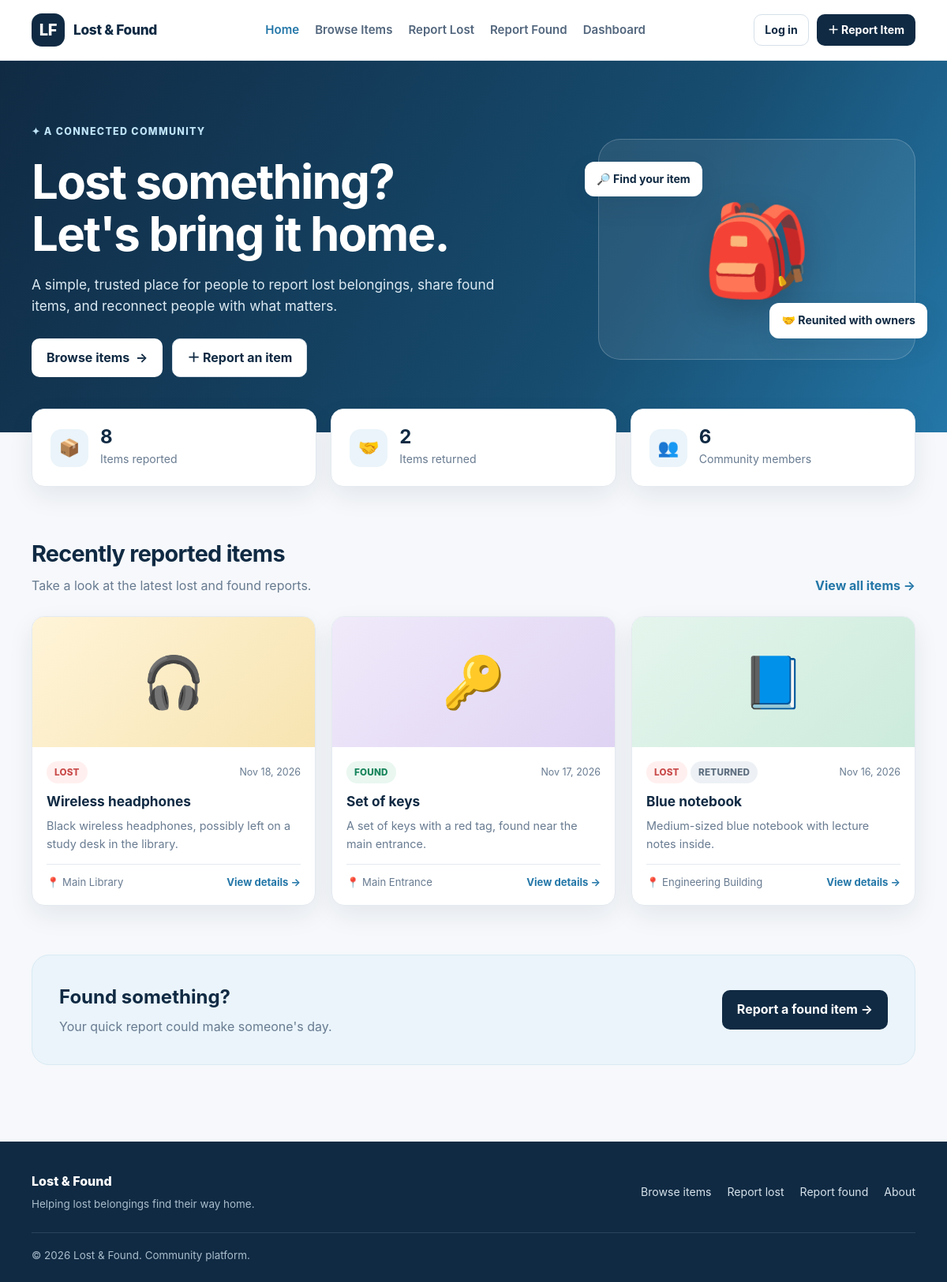
The page / on the database its author committed.
### tables this page shows
CREATE TABLE `ItemReports` (
  `ReportID` int(11) NOT NULL AUTO_INCREMENT,
  `user_id` int(11) NOT NULL,
  `category_id` int(11) NOT NULL,
  `Title` varchar(100) NOT NULL,
  `Location` varchar(120) NOT NULL,
  `ItemDate` date NOT NULL,
  `Description` text NOT NULL,
  `Contact` varchar(120) DEFAULT NULL,
  `Photo` longblob DEFAULT NULL,
  `PhotoMime` varchar(50) DEFAULT NULL,
  `Status` enum('lost','found') NOT NULL,
  `ReportState` enum('open','returned') NOT NULL DEFAULT 'open',
  `CreatedAt` timestamp NULL DEFAULT current_timestamp(),
  PRIMARY KEY (`ReportID`),
  KEY `fk_reports_user` (`user_id`),
  KEY `fk_reports_category` (`category_id`),
  CONSTRAINT `fk_reports_category` FOREIGN KEY (`category_id`) REFERENCES `Category` (`category_id`) ON UPDATE CASCADE,
  CONSTRAINT `fk_reports_user` FOREIGN KEY (`user_id`) REFERENCES `Student` (`user_id`) ON DELETE CASCADE ON UPDATE CASCADE
);

CREATE TABLE `Category` (
  `category_id` int(11) NOT NULL AUTO_INCREMENT,
  `category_name` varchar(50) NOT NULL,
  `icon` varchar(10) NOT NULL,
  PRIMARY KEY (`category_id`),
  UNIQUE KEY `category_name` (`category_name`)
);

### sql/config.php (called while the page is built, shortened)
<?php
function db_settings(): array
{
    $db_host = 'localhost';
    $db_user = 'root';
    $db_password = '';
    $db_name = 'yu_lost_found';
    return [$db_host, $db_user, $db_password, $db_name];
}
function db(): mysqli
{
    static $conn = null;
    if ($conn instanceof mysqli) {
        return $conn;
    }
    [$host, $user, $pass, $name] = db_settings();
    $conn = @mysqli_connect($host, $user, $pass, $name);
    mysqli_set_charset($conn, 'utf8mb4');
    return $conn;
}
function db_errno(?int $set = null): int
{
    static $errno = 0;
    if ($set !== null) {
        $errno = $set;
    }
    return $errno;
}
function db_run(string $sql, string $types = '', array $params = [])
{
    $stmt = mysqli_prepare(db(), $sql);
    if (!mysqli_stmt_execute($stmt)) {
        db_errno(mysqli_stmt_errno($stmt));
        error_log('SQL execute failed: ' . mysqli_stmt_error($stmt));
        mysqli_stmt_close($stmt);
        return false;
    }
    return $stmt;
}
function db_select(string $sql, string $types = '', array $params = []): array
{
    $stmt = db_run($sql, $types, $params);
    $result = mysqli_stmt_get_result($stmt);
    $rows = $result ? mysqli_fetch_all($result, MYSQLI_ASSOC) : [];
    return $rows;
}
function db_select_one(string $sql, string $types = '', array $params = []): ?array
{
    $rows = db_select($sql, $types, $params);
    return $rows[0] ?? null;
}
function e($value): string
{
    return htmlspecialchars((string) $value, ENT_QUOTES, 'UTF-8');
}
function fmt_date(?string $date): string
{
    return $date ? date('M d, Y', strtotime($date)) : '';
}
function visual_class(int $category_id): string
{
    $classes = ['', 'gold', 'green', 'purple'];
    return $classes[$category_id % count($classes)];
}

### html/inc/item_card.php (the view)
<?php
$short = mb_strlen($r['Description']) > 90 ? mb_substr($r['Description'], 0, 90) . '…' : $r['Description'];
?>
<article class="card item-card">
    <div class="item-visual <?= e(visual_class((int) $r['category_id'])) ?>">
        <?php if (!empty($r['has_photo'])): ?>
            <img src="../sql/image.php?id=<?= (int) $r['ReportID'] ?>" alt="Photo of <?= e($r['Title']) ?>" loading="lazy">
        <?php else: ?>
            <?= e($r['icon']) ?>
        <?php endif; ?>
    </div>
    <div class="item-body">
        <div class="item-meta">
            <span>
                <span class="tag tag-<?= e($r['Status']) ?>"><?= strtoupper(e($r['Status'])) ?></span>
                <?php if ($r['ReportState'] === 'returned'): ?><span class="tag tag-returned">RETURNED</span><?php endif; ?>
            </span>
            <span class="hint"><?= e(fmt_date($r['ItemDate'])) ?></span>
        </div>
        <h3><?= e($r['Title']) ?></h3>
        <p><?= e($short) ?></p>
        <div class="item-foot">
            <span>📍 <?= e($r['Location']) ?></span>
            <a class="text-link" href="item-details.php?id=<?= (int) $r['ReportID'] ?>">View details →</a>
        </div>
    </div>
</article>

### html/index.php (shortened to what this page needs)
<?php
require_once __DIR__ . '/../sql/config.php';
$total    = (int) db_select_one('SELECT COUNT(*) AS n FROM ItemReports')['n'];
$returned = (int) db_select_one("SELECT COUNT(*) AS n FROM ItemReports WHERE ReportState = 'returned'")['n'];
$students = (int) db_select_one('SELECT COUNT(*) AS n FROM Student')['n'];
$recent = db_select(
    'SELECT r.ReportID, r.Title, r.Location, r.ItemDate, r.Description, r.Status, r.ReportState,
            r.category_id, c.icon, (r.Photo IS NOT NULL) AS has_photo
       FROM ItemReports r JOIN Category c ON c.category_id = r.category_id
      ORDER BY r.CreatedAt DESC, r.ReportID DESC LIMIT 3');
include __DIR__ . '/inc/header.php';
?>
<main>
    <section class="hero">
        <div class="container hero-grid">
            <div>
                <span class="eyebrow">✦ A connected community</span>
                <h1>Lost something?<br>Let's bring it home.</h1>
                <p>A simple, trusted place for people to report lost belongings, share found items, and reconnect people with what matters.</p>
                <div class="hero-buttons">
                    <a class="btn btn-light" href="browse.php">Browse items&nbsp; →</a>
                    <a class="btn btn-outline" href="report-lost.php">＋ Report an item</a>
                </div>
            </div>
            <div class="hero-art">
                <div class="hero-icon">🎒</div>
                <div class="float-chip chip-one">🔎 Find your item</div>
                <div class="float-chip chip-two">🤝 Reunited with owners</div>
            </div>
        </div>
    </section>
    <section class="container">
        <div class="stats-grid">
            <div class="stat-card"><div class="stat-icon">📦</div><div><strong><?= $total ?></strong><span>Items reported</span></div></div>
            <div class="stat-card"><div class="stat-icon">🤝</div><div><strong><?= $returned ?></strong><span>Items returned</span></div></div>
            <div class="stat-card"><div class="stat-icon">👥</div><div><strong><?= $students ?></strong><span>Community members</span></div></div>
        </div>
    </section>
    <section class="section">
        <div class="container">
            <div class="section-head">
                <div><h2>Recently reported items</h2><p>Take a look at the latest lost and found reports.</p></div>
                <a class="text-link" href="browse.php">View all items →</a>
            </div>
            <?php if ($recent): ?>
                <div class="item-grid">
                    <?php foreach ($recent as $r) { include __DIR__ . '/inc/item_card.php'; } ?>
                </div>
            <?php else: ?>
                <div class="card empty-state"><div class="big">📭</div><p>No reports yet. Be the first to report an item.</p></div>
            <?php endif; ?>
        </div>
    </section>
    <section class="container section section-flush">
        <div class="cta-band">
            <div><h2>Found something?</h2><p>Your quick report could make someone's day.</p></div>
            <a class="btn" href="report-found.php">Report a found item →</a>
        </div>
    </section>
</main>
<?php include __DIR__ . '/inc/footer.php'; ?>

### html/css/style.css (style rules this page uses)
:root { --navy:#102a43;--navy-2:#173f5f;--blue:#2477a8;--sky:#eaf4fa; --ink:#172b4d;--muted:#687b91;--line:#e4eaf0;--bg:#f6f8fb; --white:#fff;--red:#c94b4b;--red-bg:#fff0ef;--green:#16845b;--green-bg:#e9f7f0; --shadow:0 12px 32px rgba(16,42,67,.08);--radius:16px; }
* { box-sizing:border-box }
html { scroll-behavior:smooth }
body { margin:0;font-family:Inter,ui-sans-serif,system-ui,-apple-system,"Segoe UI",sans-serif;color:var(--ink);background:var(--bg);line-height:1.6 }
a { color:inherit;text-decoration:none }
.container { width:min(1120px,calc(100% - 40px));margin:auto }
.btn { display:inline-flex;align-items:center;justify-content:center;gap:8px;padding:11px 18px;border:1px solid transparent;border-radius:10px;background:var(--navy);color:#fff;font-weight:700;cursor:pointer;transition:.2s }
.btn-outline { background:#fff;color:var(--navy);border-color:#d6e0e9 }
.btn-light { background:#fff;color:var(--navy) }
.hero { background:linear-gradient(120deg,#102a43 0%,#174d70 65%,#2477a8 100%);color:white;padding:76px 0 70px;overflow:hidden }
.hero-grid { display:grid;grid-template-columns:1.25fr .75fr;align-items:center;gap:48px }
.eyebrow { display:inline-flex;align-items:center;gap:8px;font-size:.78rem;font-weight:800;letter-spacing:1.3px;text-transform:uppercase;color:#bfe4f8 }
.hero h1 { font-size:clamp(2.3rem,5vw,4rem);line-height:1.1;letter-spacing:-1.8px;margin:18px 0 }
.hero p { font-size:1.08rem;color:#dceaf3;max-width:610px;margin:0 0 27px }
.hero-buttons { display:flex;gap:12px;flex-wrap:wrap }
.hero-art { min-height:280px;border:1px solid rgba(255,255,255,.2);border-radius:28px;background:rgba(255,255,255,.08);display:grid;place-items:center;position:relative }
.hero-icon { font-size:7rem;filter:drop-shadow(0 16px 20px rgba(0,0,0,.18)) }
.float-chip { position:absolute;background:white;color:var(--navy);padding:11px 15px;border-radius:12px;box-shadow:var(--shadow);font-weight:700;font-size:.88rem }
.chip-one { top:28px;left:-18px }
.chip-two { bottom:26px;right:-16px }
.section { padding:62px 0 }
.section-head { display:flex;justify-content:space-between;align-items:end;gap:20px;margin-bottom:25px }
.section-head h2 { font-size:1.8rem;letter-spacing:-.7px;margin:0 0 5px;color:var(--navy) }
.section-head p { margin:0;color:var(--muted) }
.text-link { color:var(--blue);font-weight:750 }
.stats-grid { display:grid;grid-template-columns:repeat(3,1fr);gap:18px;margin-top:-30px;position:relative }
.stat-card,.card,.panel { background:white;border:1px solid var(--line);border-radius:var(--radius);box-shadow:var(--shadow) }
.stat-card { padding:21px 23px;display:flex;align-items:center;gap:15px }
.stat-icon { width:48px;height:48px;border-radius:14px;background:var(--sky);display:grid;place-items:center;font-size:1.35rem }
.stat-card strong { display:block;font-size:1.5rem;color:var(--navy);line-height:1.2 }
.stat-card span:last-child { font-size:.88rem;color:var(--muted) }
.item-grid { display:grid;grid-template-columns:repeat(3,1fr);gap:20px }
.item-card { overflow:hidden }
.item-visual { height:165px;background:linear-gradient(135deg,#e9f2f8,#d8e8f2);display:grid;place-items:center;font-size:4rem;position:relative }
.item-visual.gold { background:linear-gradient(135deg,#fff4d8,#f7e4b1) }
.item-visual.green { background:linear-gradient(135deg,#e5f5ed,#ccebdc) }
.item-visual.purple { background:linear-gradient(135deg,#f0eafa,#dfd3f3) }
.item-body { padding:18px }
.item-meta { display:flex;align-items:center;justify-content:space-between;gap:10px;margin-bottom:9px }
.tag { display:inline-flex;padding:5px 10px;border-radius:30px;font-size:.73rem;font-weight:800;letter-spacing:.2px }
.tag-lost { background:var(--red-bg);color:var(--red) }
.tag-found { background:var(--green-bg);color:var(--green) }
.tag-returned { background:#edf1f5;color:#5f6f80 }
.item-card h3 { font-size:1.08rem;margin:0 0 5px;color:var(--navy) }
.item-card p { font-size:.9rem;color:var(--muted);margin:0 0 14px }
.item-foot { border-top:1px solid var(--line);padding-top:12px;display:flex;justify-content:space-between;color:var(--muted);font-size:.82rem }
.cta-band { background:#eaf4fa;border:1px solid #d9eaf4;border-radius:22px;padding:34px;display:flex;align-items:center;justify-content:space-between;gap:24px }
.cta-band h2 { margin:0 0 6px;color:var(--navy) }
.cta-band p { margin:0;color:var(--muted) }
.hint { font-size:.78rem;color:var(--muted) }
.section-flush { padding-top:0 }
.item-visual,.detail-image { overflow:hidden }

### rows shown on the page
itemreports: category.icon "🎧", Status "LOST", ItemDate "Nov 18, 2026", Title "Wireless headphones", Description "Black wireless headphones, possibly left on a study desk in the library.", Location "Main Library"
itemreports: category.icon "🔑", Status "FOUND", ItemDate "Nov 17, 2026", Title "Set of keys", Description "A set of keys with a red tag, found near the main entrance.", Location "Main Entrance"
itemreports: category.icon "📘", Status "LOST", ReportState "RETURNED", ItemDate "Nov 16, 2026", Title "Blue notebook", Description "Medium-sized blue notebook with lecture notes inside.", Location "Engineering Building"

### other values the page prints
$label "Home"
$label "Browse Items"
$label "Report Lost"
$label "Report Found"
$label "Dashboard"
$total "8"
$returned "2"
$students "6"
